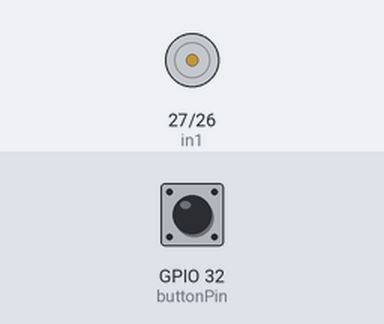
The sketch below on a simulated ESP32. Parts: motor-driver pin pairs drawn as motors (green arrow = first pin HIGH = forward, orange = second pin HIGH = backward, longer = more drive, scaled by the enable pin). The inputs (shaded band) are chosen by the test bench; at power-on: GPIO 32 (buttonPin) HIGH.

Above: at 1.2 s.
1.3 s: GPIO 32 (buttonPin) pulled LOW for 0.15 s
At 2.1 s:
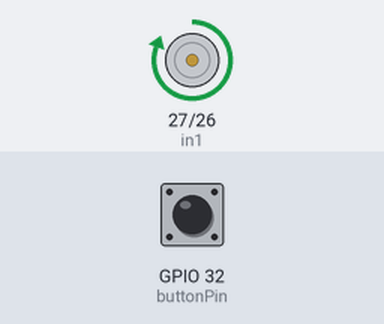
2.9 s: GPIO 32 (buttonPin) pulled LOW for 1 s
At 3.3 s:
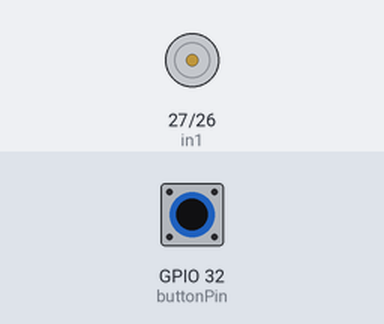
5.4 s: GPIO 32 (buttonPin) pulled LOW for 3.2 s
At 6.4 s:
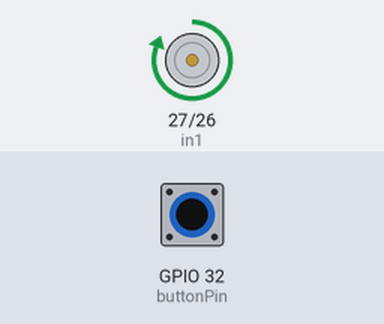
Timing chart, 0 to 8.4 s (numbered marks = the images above; inputs shaded):
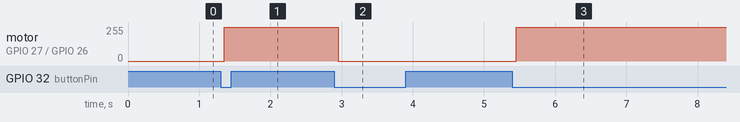

Measured:
- after the input at 1.3 s, motor on GPIO 27 (in1) / GPIO 26 (in2): stopped → forward 255/255 after 0.05 s
- after the input at 2.9 s, motor on GPIO 27 (in1) / GPIO 26 (in2): forward 255/255 → stopped after 0.05 s
- after the input at 5.4 s, motor on GPIO 27 (in1) / GPIO 26 (in2): stopped → forward 255/255 after 0.05 s

The sketch:

Test5B.ino
```cpp
// Motor Driver Pins
const int enA = 14;
const int in1 = 27;
const int in2 = 26;

// Button Pin
const int buttonPin = 32;

// State tracking
bool motorRunning = false;
bool lastButtonState = HIGH;

void setup() {
  Serial.begin(115200); // Open the port for MATLAB

  // Initialize Motor Driver Pins
  pinMode(enA, OUTPUT);
  pinMode(in1, OUTPUT);
  pinMode(in2, OUTPUT);

  // Initialize Button with internal pull-up
  pinMode(buttonPin, INPUT_PULLUP);

  // Motor starts off
  digitalWrite(in1, LOW);
  digitalWrite(in2, LOW);
  digitalWrite(enA, LOW);
}

void loop() {
  // --- 1. PHYSICAL BUTTON LOGIC ---
  bool currentButtonState = digitalRead(buttonPin);

  // Check if button was just pressed
  if (currentButtonState == LOW && lastButtonState == HIGH) {
    delay(50); // Tiny delay to debounce
    motorRunning = !motorRunning; // Toggle the state
    updateMotor();
  }
  lastButtonState = currentButtonState;

  // --- 2. MATLAB SERIAL LOGIC ---
  if (Serial.available() > 0) {
    String command = Serial.readStringUntil('\n');
    command.trim(); // Strip any invisible carriage returns

    if (command == "1") {
      motorRunning = true;
      updateMotor();
    } else if (command == "0") {
      motorRunning = false;
      updateMotor();
    }
  }
}

// --- HELPER FUNCTION ---
void updateMotor() {
  if (motorRunning) {
    // START MOTOR
    digitalWrite(in1, HIGH);
    digitalWrite(in2, LOW);
    digitalWrite(enA, HIGH);
  } else {
    // STOP MOTOR
    digitalWrite(in1, LOW);
    digitalWrite(in2, LOW);
    digitalWrite(enA, LOW);
  }
}
```
